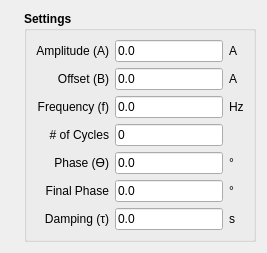
            <widget class="QWidget" name="tab_dsinusoidal">
             <attribute name="title">
              <string>Damped Sinusoidal</string>
             </attribute>
             <layout class="QGridLayout" name="gridLayout_13">
              <item row="0" column="0">
               <widget class="QLabel" name="label_62">
                <property name="text">
                 <string/>
                </property>
                <property name="pixmap">
                 <pixmap>../../resources/img/dsinusoidal.png</pixmap>
                </property>
                <property name="scaledContents">
                 <bool>true</bool>
                </property>
               </widget>
              </item>
              <item row="0" column="1">
               <widget class="QGroupBox" name="groupBox_19">
                <property name="font">
                 <font>
                  <weight>75</weight>
                  <bold>true</bold>
                 </font>
                </property>
                <property name="title">
                 <string>Settings</string>
                </property>
                <layout class="QGridLayout" name="gridLayout_12">
                 <item row="5" column="0" colspan="2">
                  <widget class="QLabel" name="label_147">
                   <property name="font">
                    <font>
                     <weight>50</weight>
                     <bold>false</bold>
                    </font>
                   </property>
                   <property name="text">
                    <string>Final Phase</string>
                   </property>
                   <property name="alignment">
                    <set>Qt::AlignRight|Qt::AlignTrailing|Qt::AlignVCenter</set>
                   </property>
                  </widget>
                 </item>
                 <item row="1" column="3">
                  <widget class="QLabel" name="label_120">
                   <property name="font">
                    <font>
                     <weight>50</weight>
                     <bold>false</bold>
                    </font>
                   </property>
                   <property name="text">
                    <string>A</string>
                   </property>
                  </widget>
                 </item>
                 <item row="2" column="0" colspan="2">
                  <widget class="QLabel" name="label_146">
                   <property name="font">
                    <font>
                     <weight>50</weight>
                     <bold>false</bold>
                    </font>
                   </property>
                   <property name="text">
                    <string>Frequency (f)</string>
                   </property>
                   <property name="alignment">
                    <set>Qt::AlignRight|Qt::AlignTrailing|Qt::AlignVCenter</set>
                   </property>
                  </widget>
                 </item>
                 <item row="2" column="3">
                  <widget class="QLabel" name="label_144">
                   <property name="font">
                    <font>
                     <weight>50</weight>
                     <bold>false</bold>
                    </font>
                   </property>
                   <property name="text">
                    <string>Hz</string>
                   </property>
                  </widget>
                 </item>
                 <item row="2" column="2">
                  <widget class="QLineEdit" name="le_dsinusoidal_frequency">
                   <property name="minimumSize">
                    <size>
                     <width>60</width>
                     <height>0</height>
                    </size>
                   </property>
                   <property name="font">
                    <font>
                     <weight>50</weight>
                     <bold>false</bold>
                    </font>
                   </property>
                   <property name="text">
                    <string>0.0</string>
                   </property>
                  </widget>
                 </item>
                 <item row="3" column="0" colspan="2">
                  <widget class="QLabel" name="label_149">
                   <property name="font">
                    <font>
                     <weight>50</weight>
                     <bold>false</bold>
                    </font>
                   </property>
                   <property name="text">
                    <string># of Cycles</string>
                   </property>
                   <property name="alignment">
                    <set>Qt::AlignRight|Qt::AlignTrailing|Qt::AlignVCenter</set>
                   </property>
                  </widget>
                 </item>
                 <item row="4" column="3">
                  <widget class="QLabel" name="label_143">
                   <property name="font">
                    <font>
                     <weight>50</weight>
                     <bold>false</bold>
                    </font>
                   </property>
                   <property name="text">
                    <string>°</string>
                   </property>
                  </widget>
                 </item>
                 <item row="4" column="2">
                  <widget class="QLineEdit" name="le_dsinusoidal_aux_param_0">
                   <property name="minimumSize">
                    <size>
                     <width>60</width>
                     <height>0</height>
                    </size>
                   </property>
                   <property name="font">
                    <font>
                     <weight>50</weight>
                     <bold>false</bold>
                    </font>
                   </property>
                   <property name="text">
                    <string>0.0</string>
                   </property>
                  </widget>
                 </item>
                 <item row="4" column="0" colspan="2">
                  <widget class="QLabel" name="label_95">
                   <property name="font">
                    <font>
                     <weight>50</weight>
                     <bold>false</bold>
                    </font>
                   </property>
                   <property name="text">
                    <string>Phase (ϴ)</string>
                   </property>
                   <property name="alignment">
                    <set>Qt::AlignRight|Qt::AlignTrailing|Qt::AlignVCenter</set>
                   </property>
                  </widget>
                 </item>
                 <item row="3" column="2">
                  <widget class="QLineEdit" name="le_dsinusoidal_ncycles">
                   <property name="minimumSize">
                    <size>
                     <width>60</width>
                     <height>0</height>
                    </size>
                   </property>
                   <property name="font">
                    <font>
                     <weight>50</weight>
                     <bold>false</bold>
                    </font>
                   </property>
                   <property name="text">
                    <string>0</string>
                   </property>
                  </widget>
                 </item>
                 <item row="3" column="3">
                  <widget class="QLabel" name="label_148">
                   <property name="font">
                    <font>
                     <weight>50</weight>
                     <bold>false</bold>
                    </font>
                   </property>
                   <property name="text">
                    <string/>
                   </property>
                  </widget>
                 </item>
                 <item row="0" column="0" colspan="2">
                  <widget class="QLabel" name="label_92">
                   <property name="font">
                    <font>
                     <weight>50</weight>
                     <bold>false</bold>
                    </font>
                   </property>
                   <property name="text">
                    <string>Amplitude (A)</string>
                   </property>
                   <property name="alignment">
                    <set>Qt::AlignRight|Qt::AlignTrailing|Qt::AlignVCenter</set>
                   </property>
                  </widget>
                 </item>
                 <item row="0" column="2">
                  <widget class="QLineEdit" name="le_dsinusoidal_amplitude">
                   <property name="minimumSize">
                    <size>
                     <width>60</width>
                     <height>0</height>
                    </size>
                   </property>
                   <property name="font">
                    <font>
                     <weight>50</weight>
                     <bold>false</bold>
                    </font>
                   </property>
                   <property name="text">
                    <string>0.0</string>
                   </property>
                  </widget>
                 </item>
                 <item row="0" column="3">
                  <widget class="QLabel" name="label_100">
                   <property name="font">
                    <font>
                     <weight>50</weight>
                     <bold>false</bold>
                    </font>
                   </property>
                   <property name="text">
                    <string>A</string>
                   </property>
                  </widget>
                 </item>
                 <item row="1" column="2">
                  <widget class="QLineEdit" name="le_dsinusoidal_offset">
                   <property name="minimumSize">
                    <size>
                     <width>60</width>
                     <height>0</height>
                    </size>
                   </property>
                   <property name="font">
                    <font>
                     <weight>50</weight>
                     <bold>false</bold>
                    </font>
                   </property>
                   <property name="text">
                    <string>0.0</string>
                   </property>
                  </widget>
                 </item>
                 <item row="1" column="0" colspan="2">
                  <widget class="QLabel" name="label_122">
                   <property name="font">
                    <font>
                     <weight>50</weight>
                     <bold>false</bold>
                    </font>
                   </property>
                   <property name="text">
                    <string>Offset (B)</string>
                   </property>
                   <property name="alignment">
                    <set>Qt::AlignRight|Qt::AlignTrailing|Qt::AlignVCenter</set>
                   </property>
                  </widget>
                 </item>
                 <item row="6" column="3">
                  <widget class="QLabel" name="label_150">
                   <property name="font">
                    <font>
                     <weight>50</weight>
                     <bold>false</bold>
                    </font>
                   </property>
                   <property name="text">
                    <string>s</string>
                   </property>
                  </widget>
                 </item>
                 <item row="6" column="1">
                  <widget class="QLabel" name="label_105">
                   <property name="font">
                    <font>
                     <weight>50</weight>
                     <bold>false</bold>
                    </font>
                   </property>
                   <property name="text">
                    <string>Damping (τ)</string>
                   </property>
                   <property name="alignment">
                    <set>Qt::AlignRight|Qt::AlignTrailing|Qt::AlignVCenter</set>
                   </property>
                  </widget>
                 </item>
                 <item row="5" column="3">
                  <widget class="QLabel" name="label_145">
                   <property name="font">
                    <font>
                     <weight>50</weight>
                     <bold>false</bold>
                    </font>
                   </property>
                   <property name="text">
                    <string>°</string>
                   </property>
                  </widget>
                 </item>
                 <item row="6" column="2">
                  <widget class="QLineEdit" name="le_dsinusoidal_aux_param_2">
                   <property name="minimumSize">
                    <size>
                     <width>60</width>
                     <height>0</height>
                    </size>
                   </property>
                   <property name="font">
                    <font>
                     <weight>50</weight>
                     <bold>false</bold>
                    </font>
                   </property>
                   <property name="text">
                    <string>0.0</string>
                   </property>
                  </widget>
                 </item>
                 <item row="5" column="2">
                  <widget class="QLineEdit" name="le_dsinusoidal_aux_param_1">
                   <property name="minimumSize">
                    <size>
                     <width>60</width>
                     <height>0</height>
                    </size>
                   </property>
                   <property name="font">
                    <font>
                     <weight>50</weight>
                     <bold>false</bold>
                    </font>
                   </property>
                   <property name="text">
                    <string>0.0</string>
                   </property>
                  </widget>
                 </item>
                </layout>
               </widget>
              </item>
             </layout>
            </widget>
